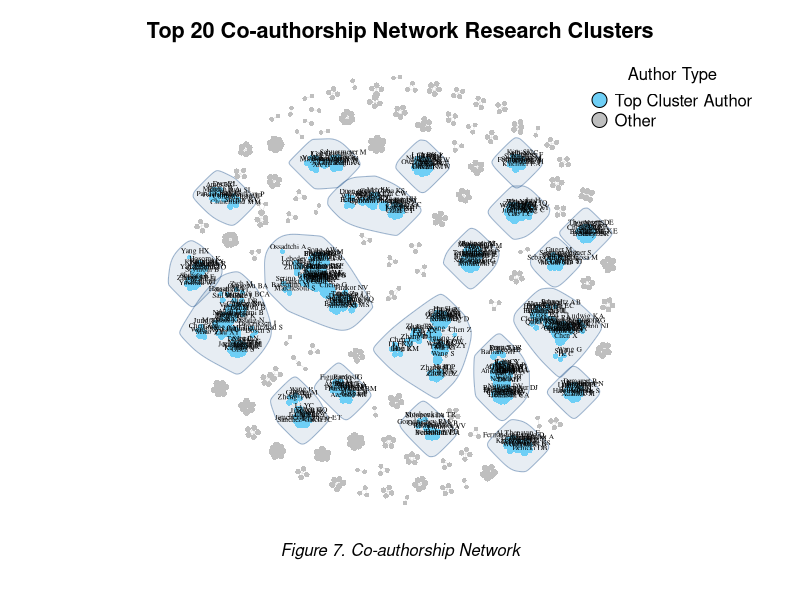

Reproduce this figure in R.
library(igraph)


# Load ur data or csv
scopus_data <- read.csv("Scopus.csv", stringsAsFactors = FALSE)
wos_data    <- read.csv("WoS.csv", stringsAsFactors = FALSE)

# Extract just the first column (Authors) from both datasets to combine them
scopus_authors <- data.frame(Authors = scopus_data[, 1], stringsAsFactors = FALSE)
wos_authors    <- data.frame(Authors = wos_data[, 1], stringsAsFactors = FALSE)

combined_data <- rbind(scopus_authors, wos_authors)

# Cleaning the names and formating
standardize_names <- function(author_str) {
  if (is.na(author_str) || author_str == "") return(NULL)
  
  
  authors <- strsplit(as.character(author_str), ";")[[1]]
  
  
  authors <- sapply(authors, function(name) {
    name <- trimws(name)
    name <- gsub("\\.", "", name)       # Remove periods (Scopus: "Smith J." to "Smith J")
    name <- gsub(",", " ", name)        # Replace commas with spaces (WoS: "Smith, J" to "Smith J")
    name <- gsub("\\s+", " ", name)     # Collapse multiple spaces into a single space
    return(name)
  })
  
  
  authors <- authors[authors != ""]
  return(as.character(authors))
}

# Apply the cleaning function to every row
combined_data$Clean_Authors <- lapply(combined_data$Authors, standardize_names)

# Filter out solo-authored papers
combined_data <- combined_data[sapply(combined_data$Clean_Authors, length) > 1, ]
if (nrow(combined_data) == 0) stop("No co-authored papers found after cleaning. Graph will be empty.")

# Creating weighted edge

edges_list <- lapply(combined_data$Clean_Authors, function(a) {
  if (length(a) > 1) t(combn(a, 2)) else NULL
})

edges_list <- edges_list[!sapply(edges_list, is.null)]
edges <- as.data.frame(do.call(rbind, edges_list), stringsAsFactors = FALSE)
colnames(edges) <- c("from", "to")

# Aggregate duplicate edges into a 'weight' attribute

edges$weight <- 1
edges_weighted <- aggregate(weight ~ from + to, data = edges, sum)

if (nrow(edges_weighted) == 0) stop("No edges available to build the graph.")

# Plotting

g <- graph_from_data_frame(edges_weighted, directed = FALSE)

# Simplify loops but keep the sum of weights
g <- simplify(g, remove.multiple = TRUE, remove.loops = TRUE, 
              edge.attr.comb = list(weight = "sum", "ignore"))

# Community detection and sizing

set.seed(42)
communities    <- cluster_louvain(g)
membership_vec <- membership(communities)

cluster_sizes <- sort(table(membership_vec), decreasing = TRUE)
top_n         <- min(20, length(cluster_sizes)) 
top_clusters  <- as.integer(names(cluster_sizes)[1:top_n])

node_colors <- ifelse(membership_vec %in% top_clusters, "#6ECFF6", "gray75")

node_labels <- ifelse(membership_vec %in% top_clusters, V(g)$name, NA)

# Calculate node size based on degree
deg <- degree(g)
max_deg <- max(deg)
if (max_deg == 0) {
  v_size <- rep(2, vcount(g)) 
} else {
  v_size <- 2 + (deg / max_deg) * 6
}

# Layout and Highlights

set.seed(42)
layout_coords <- layout_with_fr(g)
layout_coords <- norm_coords(layout_coords, ymin = -1, ymax = 1, xmin = -1, xmax = 1)

# Group nodes by cluster to draw background shapes

mark_list <- list()
for (cl in top_clusters) {
  nodes_in_cluster <- which(membership_vec == cl)
  if (length(nodes_in_cluster) >= 3) { 
    mark_list[[as.character(cl)]] <- nodes_in_cluster
  }
}


# Rendering the plot above

png(
  filename = "Integrated_Co-authorship_Network.png",
  width    = 14,
  height   = 14,
  units    = "in",
  res      = 1000,
  bg       = "white"
)

par(mar = c(4, 2, 3, 2))

plot(
  g,
  vertex.size        = v_size,
  vertex.label       = node_labels,
  vertex.label.cex   = 0.45,
  vertex.label.color = "black",
  vertex.label.dist  = 0.5,
  vertex.label.font  = 1,
  vertex.color       = node_colors,
  vertex.frame.color = NA,
  edge.color         = "gray85",
  edge.width         = E(g)$weight * 0.5, 
  layout             = layout_coords,
  rescale            = FALSE,
  xlim               = c(-1, 1),
  ylim               = c(-1, 1),
  margin             = 0,
  mark.groups        = mark_list, 
  mark.col           = adjustcolor("#1B4F8A", alpha.f = 0.1),
  mark.border        = adjustcolor("#1B4F8A", alpha.f = 0.4)
)

legend(
  "topright",
  legend = c("Top Cluster Author", "Other"),
  pt.bg  = c("#6ECFF6", "gray75"),
  pch    = 21,
  pt.cex = 2,
  bty    = "n",
  title  = "Author Type",
  cex    = 1.0
)

title(
  main     = "Top 20 Co-authorship Network Research Clusters",
  cex.main = 1.3
)

mtext(
  "Figure 7. Co-authorship Network",
  side = 1,
  line = 1,
  cex  = 1.0,
  font = 3,    
  adj  = 0.5
)

dev.off()
